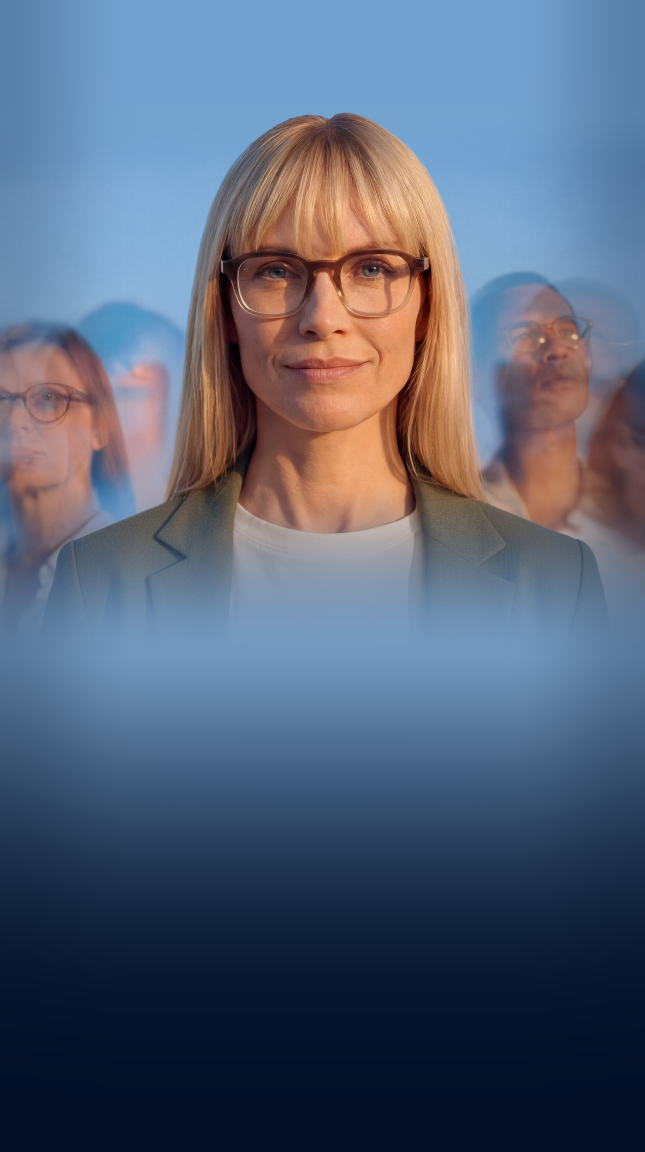
#> input picture vini1/Documents/Codex/2026-04-23/files-mentioned-by-the-user-zeiss-2/zeiss-clearmind-clean-campaign-65_5x117cm-150dpi.jpg, 3868 x 6909 px, given in place of ZEISS ClearMind Lenses Sales Folder _V2.pdf.png, which was not available (shown at 1/6 size)
$ python make_zeiss_clean_campaign.py
#> lines starting #> are read from the running program, lines starting #| are printed output that depends on the picture; after the words box and inside, x2 and y2 are one past the last pixel; in counts of white or black regions, pixels touching at a corner belong together; pictures that were not available may be replaced by others from this repository, and a replacement may not be noted
from pathlib import Path

import numpy as np
from PIL import Image, ImageFilter


INPUT = Path(r"C:\Users\vini1\Downloads\ZEISS ClearMind Lenses Sales Folder _V2.pdf.png")
OUT_DIR = Path(r"C:\Users\vini1\Documents\Codex\2026-04-23\files-mentioned-by-the-user-zeiss-2")
DPI = 150


def cm_to_px(value_cm: float, dpi: int = DPI) -> int:
#> in main, src is the input picture: PIL image 3868x6909 RGB; mean R, G, B 86.5, 98.4, 120
    return round(value_cm / 2.54 * dpi)


def smoothstep(t):
    t = np.clip(t, 0, 1)
    return t * t * (3 - 2 * t)


def remove_horizontal_export_line(image: Image.Image) -> Image.Image:
    arr = np.array(image).astype(np.float32)
    lum = 0.2126 * arr[:, :, 0] + 0.7152 * arr[:, :, 1] + 0.0722 * arr[:, :, 2]
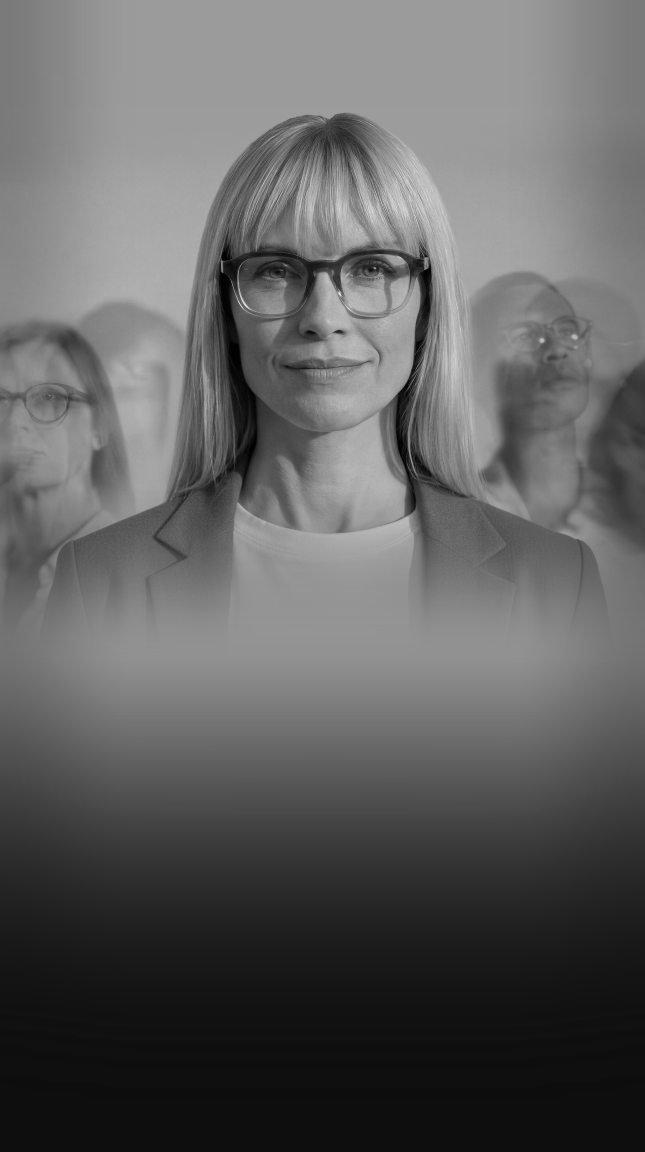
#> lum: shape (6909, 3868) float32 (shown at 1/6 size); min 0, max 255, mean 97.4
    diff = np.mean(np.abs(np.diff(lum, axis=0)), axis=1)
#> diff = 6908 values, max 2.86 at index 1567, min 0 at index 0, mean 0.628

    search_start = int(image.height * 0.45)
#> search_start = 3109
    search_end = int(image.height * 0.62)
#> search_end = 4283
    seam_y = int(np.argmax(diff[search_start:search_end]) + search_start)
#> seam_y = 3199

    top = max(2, seam_y - 2)
#> top = 3197
    bottom = min(image.height - 3, seam_y + 6)
#> bottom = 3205
    before = arr[top - 2].copy()
    after = arr[bottom + 2].copy()
    span = bottom - top + 1
#> span = 9

    for i, y in enumerate(range(top, bottom + 1), start=1):
        t = i / (span + 1)
        arr[y] = before * (1 - t) + after * t
#> this loop made 9 passes
#> t on passes 1 to 9: 0.1, 0.2, 0.3, 0.4, 0.5, 0.6, 0.7, 0.8, 0.9

    return Image.fromarray(np.clip(arr, 0, 255).astype(np.uint8), "RGB")


def fill_rect_from_edges(image: Image.Image, box, feather=42) -> Image.Image:
    """Remove simple sky-area marks by rebuilding the rectangle from its edge colors."""
#> called with box = (210, 255, 1320, 575), feather = 42
    x0, y0, x1, y1 = box
    image = image.convert("RGB")
    arr = np.array(image).astype(np.float32)
    h = y1 - y0
    w = x1 - x0
    pad = 18

    left = arr[y0:y1, max(0, x0 - pad) : x0].mean(axis=1) if x0 - pad >= 0 else arr[y0:y1, x1 : x1 + pad].mean(axis=1)
#> left = 320 rows, first 8: [92.56, 133.1, 174.9], [92.56, 133.1, 174.9], [92.56, 133.1, 174.9], [92.56, 133.1, 174.9], [92.56, 133.1, 174.9], [92.56, 133.1, 174.9], [92.56, 133.1, 174.9], [92.56, 133.1, 174.9]
    right = arr[y0:y1, x1 : min(arr.shape[1], x1 + pad)].mean(axis=1) if x1 + pad <= arr.shape[1] else arr[y0:y1, x0 - pad : x0].mean(axis=1)
#> right = 320 rows, first 8: [115, 162, 208], [115, 162, 208], [115, 162, 208], [115, 162, 208], [115, 162, 208], [115, 162, 208], [115, 162, 208], [115, 162, 208]
    top = arr[max(0, y0 - pad) : y0, x0:x1].mean(axis=0) if y0 - pad >= 0 else arr[y1 : y1 + pad, x0:x1].mean(axis=0)
#> top = 1110 rows, first 8: [94, 133, 176], [94, 133, 176], [94, 133, 176], [94, 133, 176], [92, 134, 176], [92, 134, 174], [92, 134, 174], [92, 134, 174]
    bottom = arr[y1 : min(arr.shape[0], y1 + pad), x0:x1].mean(axis=0) if y1 + pad <= arr.shape[0] else arr[y0 - pad : y0, x0:x1].mean(axis=0)
#> bottom = 1110 rows, first 8: [94, 133, 176], [94, 133, 176], [94, 133, 176], [94, 133, 176], [94, 133, 176], [95, 134, 175], [95, 134, 175], [95, 134, 175]

    xx = np.linspace(0, 1, w, dtype=np.float32)[None, :, None]
    yy = np.linspace(0, 1, h, dtype=np.float32)[:, None, None]
    horizontal = left[:, None, :] * (1 - xx) + right[:, None, :] * xx
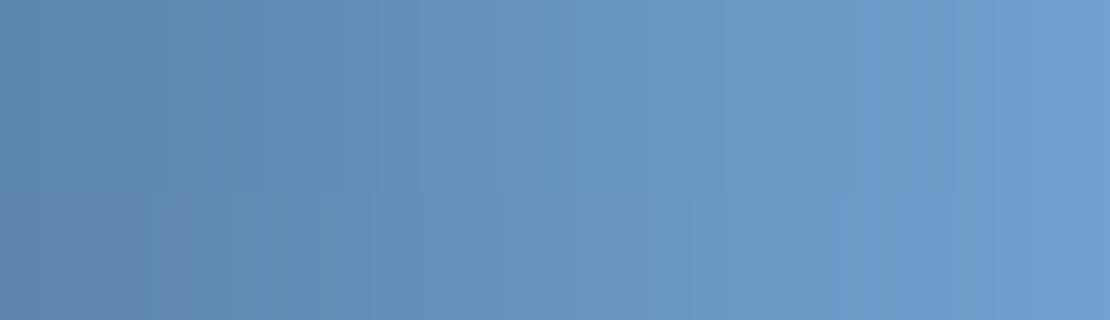
#> horizontal: shape (320, 1110, 3) float32; mean of channels 0, 1, 2 104.1, 147.5, 191.5; drawn as R, G, B
    vertical = top[None, :, :] * (1 - yy) + bottom[None, :, :] * yy
    patch = np.clip((horizontal + vertical) * 0.5, 0, 255).astype(np.uint8)
    patch_img = Image.fromarray(patch, "RGB").filter(ImageFilter.GaussianBlur(10))

    mask = Image.new("L", image.size, 0)
#> mask: PIL image 3868x6909 L; every value is 0
    mask_crop = Image.new("L", (w, h), 255)
#> mask_crop: PIL image 1110x320 L; every value is 255
    mask_crop = mask_crop.filter(ImageFilter.GaussianBlur(feather))
    mask.paste(mask_crop, (x0, y0))
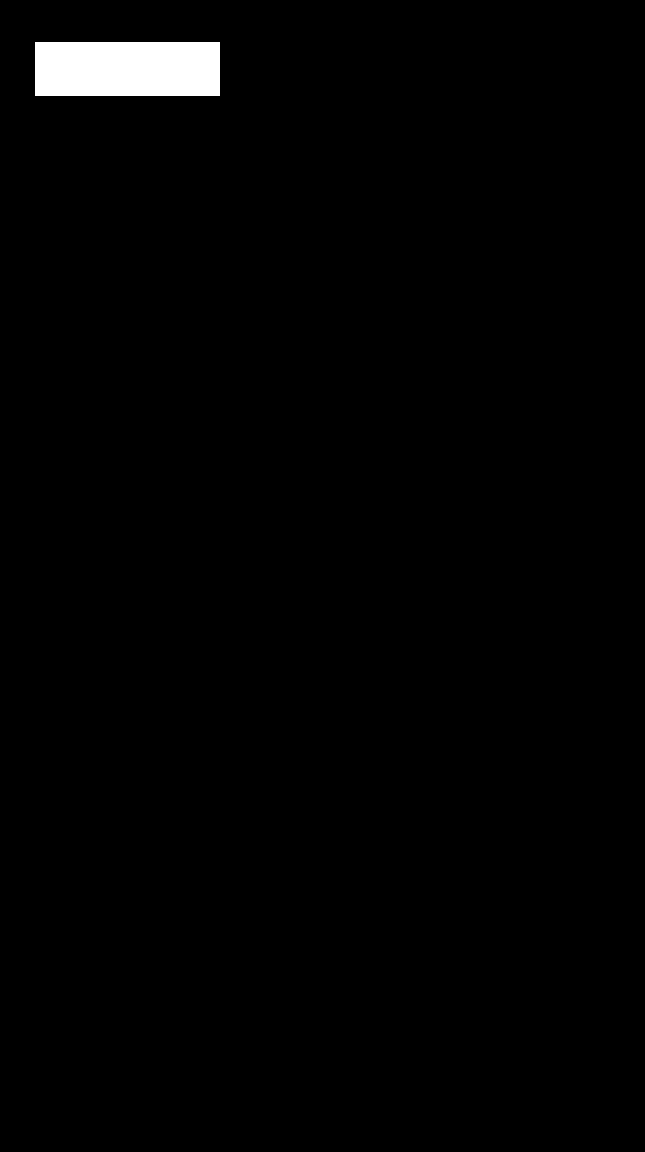
#> mask: PIL image 3868x6909 L (shown at 1/6 size); 1.3% white; 1 white region, box (x1, y1, x2, y2) and area: (210, 255, 1320, 575) 355200
    replacement = image.copy()
    replacement.paste(patch_img, (x0, y0))
    return Image.composite(replacement, image, mask)


def clean_source(image: Image.Image) -> Image.Image:
    image = remove_horizontal_export_line(image)
    # Original campaign marks in the sky. These boxes are deliberately oversized
    # so no text or logo fragments survive after resizing and cropping.
    image = fill_rect_from_edges(image, (210, 255, 1320, 575))
    image = fill_rect_from_edges(image, (5350, 230, 6035, 805))
#> in fill_rect_from_edges (call 2), `left = arr[y0:y1, max(0, x0 - pad) : x0].mean(axis=1) if x0 - pad >= 0..`: left = 575 rows, first 8: [nan, nan, nan], [nan, nan, nan], [nan, nan, nan], [nan, nan, nan], [nan, nan, nan], [nan, nan, nan], [nan, nan, nan], [nan, nan, nan]
#> in fill_rect_from_edges (call 2), `right = arr[y0:y1, x1 : min(arr.shape[1], x1 + pad)].mean(axis=1) if x..`: right has the same summary as left
#> in fill_rect_from_edges (call 2), `horizontal = left[:, None, :] * (1 - xx) + right[:, None, :] * xx`: horizontal: shape (575, 685, 3) float32; every value is NaN or infinite
    return image


# [94 lines left out: functions build_background, paste_campaign_photo, add_campaign_shading, not called in this run]


def finish(image: Image.Image) -> Image.Image:
    return image.filter(ImageFilter.UnsharpMask(radius=0.9, percent=55, threshold=2))


# [14 lines left out: function save_outputs, not called in this run]


def main():
    target_w = cm_to_px(65.5)
    target_h = cm_to_px(117)
    src = Image.open(INPUT).convert("RGB")
    src = clean_source(src)

    canvas = build_background(src, target_w, target_h)
    composed = paste_campaign_photo(canvas, src)
    composed = add_campaign_shading(composed)
    composed = finish(composed)

    paths = save_outputs(composed, "zeiss-clearmind-clean-campaign-v3-centered-small-65_5x117cm-150dpi")
    print("created:")
    for path in paths:
        print(path)


if __name__ == "__main__":
#> (the run stopped early here; a loop or call above may not have finished)

$ run again, on vini1/Documents/Codex/2026-04-22-preciso-selecionar-20-fotos-dessa-pasta/candidates_large.jpg
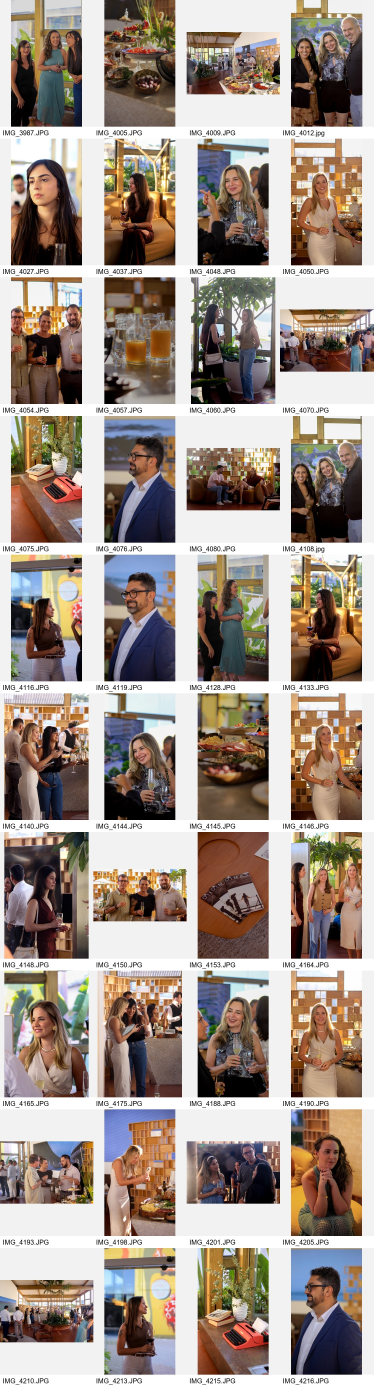
#> input picture vini1/Documents/Codex/2026-04-22-preciso-selecionar-20-fotos-dessa-pasta/candidates_large.jpg, 1120 x 4160 px, given in place of ZEISS ClearMind Lenses Sales Folder _V2.pdf.png, which was not available (shown at 1/3 size)
#> in main, src is the input picture: PIL image 1120x4160 RGB; mean R, G, B 162.1, 148.7, 139.7
#> in remove_horizontal_export_line, `lum = 0.2126 * arr[:, :, 0] + 0.7152 * arr[:, :, 1] + 0.0722 * arr[:, ..`:
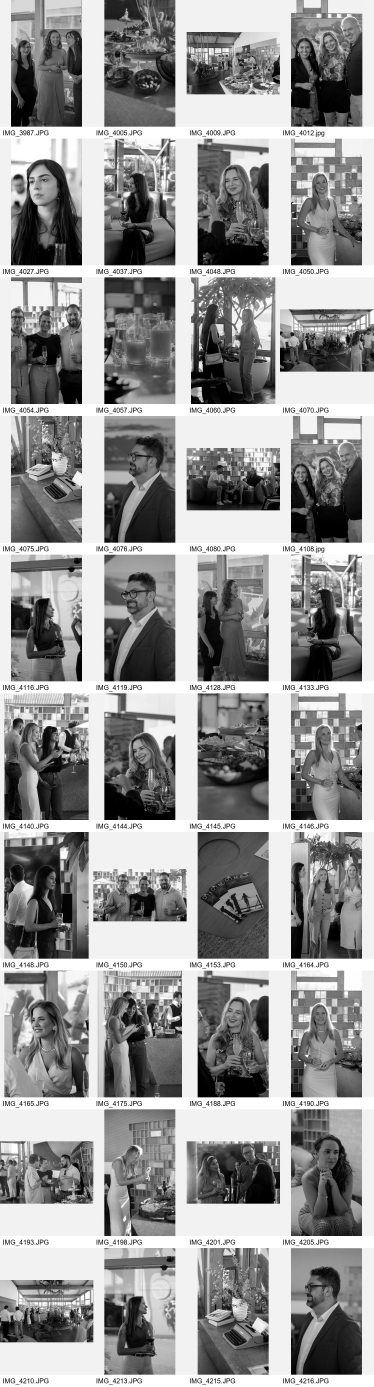
#> lum: shape (4160, 1120) float32 (shown at 1/3 size); min 0, max 255, mean 150.9
#> diff = 4159 values, max 169.2 at index 795, min 0.0571 at index 4158, mean 5.64
#> seam_y = 2459
#> in remove_horizontal_export_line, `top = max(2, seam_y - 2)`: top = 2457
#> in remove_horizontal_export_line, `bottom = min(image.height - 3, seam_y + 6)`: bottom = 2465
#> before = 1120 rows, first 8: [241, 243, 240], [241, 243, 240], [242, 242, 242], [242, 242, 244], [243, 241, 246], [245, 240, 244], [243, 241, 244], [242, 242, 242]
#> after = 1120 rows, first 8: [255, 255, 255], [255, 255, 255], [255, 255, 255], [255, 255, 255], [255, 255, 255], [255, 255, 255], [255, 255, 255], [255, 255, 255]
#> span = 9
#> the loop in remove_horizontal_export_line, `for i, y in enumerate(range(top, bottom + 1), start=1):` made 9 passes
#> t on passes 1 to 8: 0.1, 0.2, 0.3, 0.4, 0.5, 0.6, 0.7, 0.8
#> left = 320 rows, first 8: [140.9, 111.8, 60.94], [140.8, 112.8, 62.06], [139.7, 110.3, 60.22], [142.6, 110.2, 60.61], [144.2, 111.5, 64.06], [136.8, 107.7, 63.83], [122.6, 100, 61.11], [110.8, 98.78, 66.83]
#> right has the same summary as left
#> in fill_rect_from_edges, `top = arr[max(0, y0 - pad) : y0, x0:x1].mean(axis=0) if y0 - pad >= 0 ..`: top = 910 rows, first 8: [134.4, 131.1, 70], [133.8, 131.1, 68.39], [133.4, 131.4, 69.5], [133.2, 131.5, 67.94], [133, 130.4, 64.33], [132.4, 131.1, 62.44], [130.2, 132.1, 62.22], [129.2, 131.6, 63.61]
#> in fill_rect_from_edges, `bottom = arr[y1 : min(arr.shape[0], y1 + pad), x0:x1].mean(axis=0) if ..`: bottom = 910 rows, first 8: [106.7, 100.7, 112.8], [128.2, 126.7, 138.8], [151.2, 154.2, 167.2], [168.6, 176, 189.2], [177, 188.1, 201.1], [186.3, 199.6, 211.3], [187.6, 202.3, 212.6], [187.4, 203.2, 211.7]
#> in fill_rect_from_edges, `vertical = top[None, :, :] * (1 - yy) + bottom[None, :, :] * yy`:
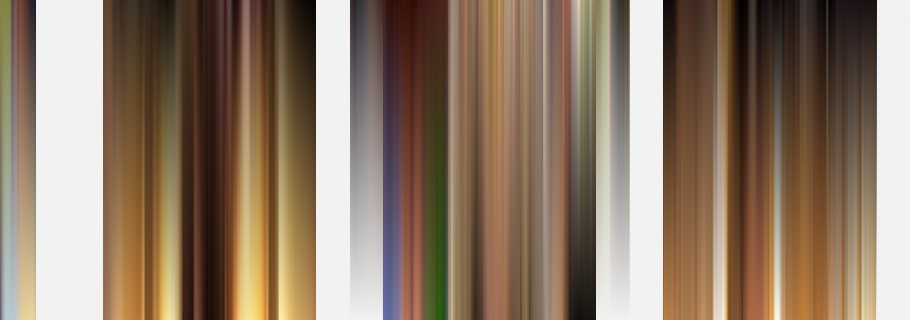
#> vertical: shape (320, 910, 3) float32; mean of channels 0, 1, 2 143.7, 123.7, 105.2; drawn as R, G, B
